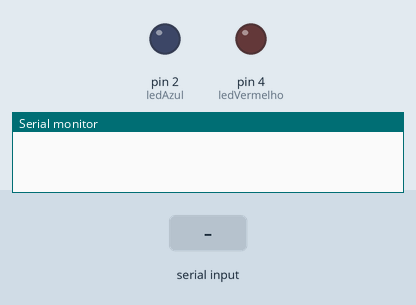
The sketch below on a simulated Arduino Uno, built with avr-gcc and run on an emulated ATmega328P. Shown: output pins drawn as LEDs (lit = HIGH), the last lines printed to the serial monitor. The test bench sets the inputs (shaded band).

Above: at 1.2 s.
1.3 s: "AZUL_ON\n" received over Serial
At 2.0 s:
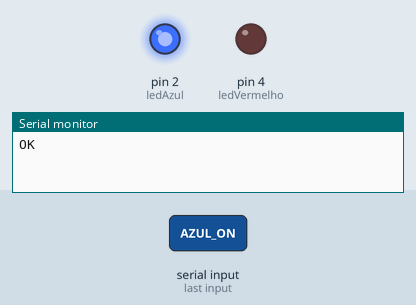
2.8 s: "VERMELHO_ON\n" received over Serial
At 3.3 s:
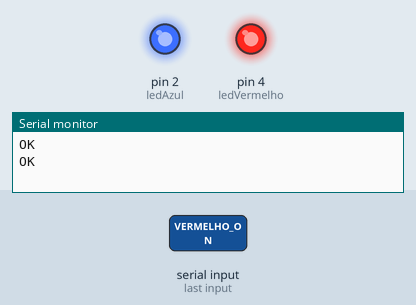
4.3 s: "AZUL_OFF\n" received over Serial
At 5.5 s:
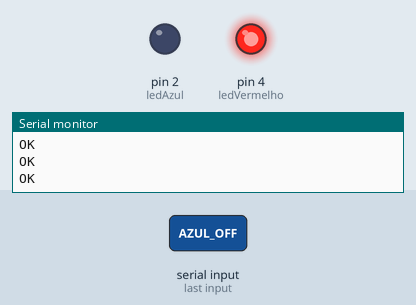
5.8 s: "VERMELHO_OFF\n" received over Serial
At 6.8 s:
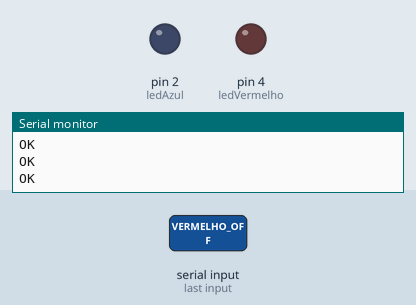
Timing chart, 0 to 8.3 s (numbered marks = the images above; inputs shaded):
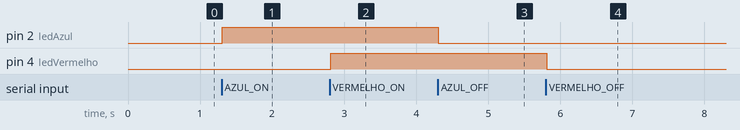

The sketch:

wandicode.ino
```cpp
const int ledAzul = 2;
const int ledVermelho = 4;

void setup() {
  pinMode(ledAzul, OUTPUT);
  pinMode(ledVermelho, OUTPUT);
  Serial.begin(9600);
}

void loop() {
  if (Serial.available()) {
    String cmd = Serial.readStringUntil('\n');
    cmd.trim();

    if (cmd == "AZUL_ON") digitalWrite(ledAzul, HIGH);
    else if (cmd == "AZUL_OFF") digitalWrite(ledAzul, LOW);
    else if (cmd == "VERMELHO_ON") digitalWrite(ledVermelho, HIGH);
    else if (cmd == "VERMELHO_OFF") digitalWrite(ledVermelho, LOW);

    Serial.println("OK"); // confirmação
  }
}
```

Measured:
- after the input at 1.3 s, pin 2 (ledAzul): LOW → HIGH at once
- after the input at 2.8 s, pin 4 (ledVermelho): LOW → HIGH at once
- after the input at 4.3 s, pin 2 (ledAzul): HIGH → LOW at once
- after the input at 5.8 s, pin 4 (ledVermelho): HIGH → LOW at once
